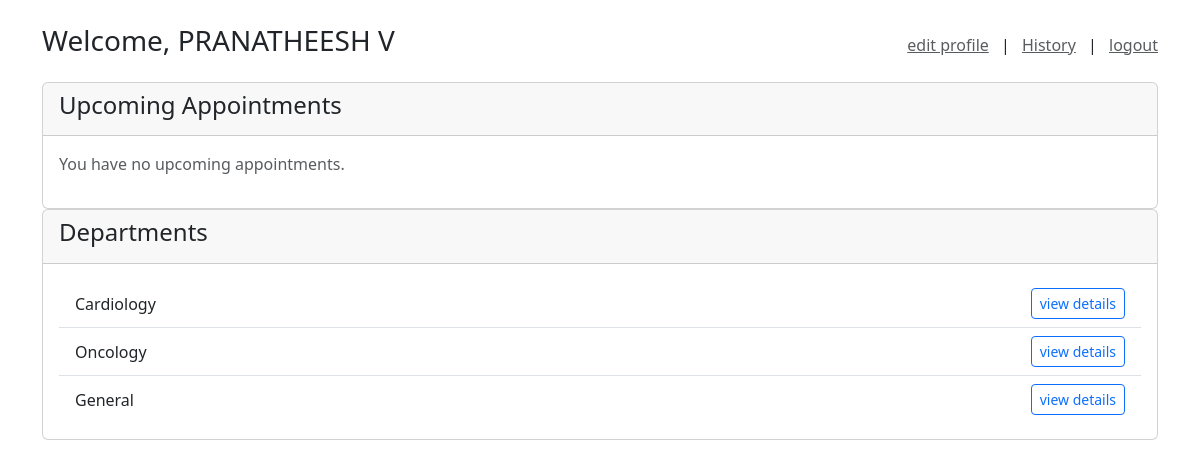
/dashboard (signed in), run on the app's committed database.
### models.py (models this page shows, shortened)
class Patient(db.Model, UserMixin):
    __tablename__ = 'patients'
    id = db.Column(db.Integer, primary_key=True)
    name = db.Column(db.String(120), nullable=False)
    email = db.Column(db.String(120), unique=True, nullable=False)
    password_hash = db.Column(db.String(200), nullable=False)
    age = db.Column(db.Integer)
    gender = db.Column(db.String(10))
    is_blacklisted = db.Column(db.Boolean, default=False, nullable=False)
    appointments = db.relationship('Appointment', backref='patient', lazy=True)

class Department(db.Model):
    __tablename__ = 'departments'
    id = db.Column(db.Integer, primary_key=True)
    name = db.Column(db.String(100), unique=True, nullable=False)
    description = db.Column(db.Text)
    doctors = db.relationship('Doctor', backref='department', lazy=True)

### app.py (the view)
@app.route('/dashboard')
@login_required
def dashboard():
    if session.get('role') == 'doctor':
         return redirect(url_for('doctor_dashboard'))
    departments = Department.query.all()
    upcoming_appts = Appointment.query.filter(
        Appointment.patient_id == current_user.id,
        Appointment.date >= date.today(),
        Appointment.status == 'Booked'
    ).order_by(Appointment.date, Appointment.time).all()
    return render_template('dashboard.html',
                           patient=current_user,
                           departments=departments,
                           appointments=upcoming_appts)

### app.py (called while the page is built)
@login_manager.user_loader
def load_user(user_id):
    role = session.get('role')
    if role == 'doctor':
        return db.session.get(Doctor, int(user_id))
    else:
        return db.session.get(Patient, int(user_id))

### templates/dashboard.html
{% extends 'layout.html' %}
{% block content %}
<div class="d-flex justify-content-between align-items-center mb-3">
    <h3>Welcome, {{ patient.name }}</h3>
    <div>
        <a href="{{ url_for('edit_profile') }}" class="text-muted me-2">edit profile</a> |
        <a href="{{ url_for('patient_history') }}" class="text-muted mx-2">History</a> |
        <a href="{{ url_for('logout') }}" class="text-muted ms-2">logout</a>
    </div>
</div>
<div class="card">
    <div class="card-header">
        <h4>Upcoming Appointments</h4>
    </div>
    <div class="card-body">
        {% if appointments %}
            <table class="table table-hover">
                <thead>
                    <tr>
                        <th scope="col">Sr No.</th>
                        <th scope="col">Doctor Name</th>
                        <th scope="col">Department</th>
                        <th scope="col">Date</th>
                        <th scope="col">Time</th>
                        <th scope="col">Action</th>
                    </tr>
                </thead>
                <tbody>
                    {% for appt in appointments %}
                    <tr>
                        <td>{{ loop.index }}</td>
                        <td>{{ appt.doctor.name }}</td>
                        <td>{{ appt.doctor.department.name }}</td>
                        <td>{{ appt.date.strftime('%d/%m/%Y') }}</td>
                        <td>{{ appt.time.strftime('%I:%M %p') }}</td>
                        <td>
                            <form action="{{ url_for('cancel_appointment', appt_id=appt.id) }}" method="POST" onsubmit="return confirm('Are you sure you want to cancel this appointment?');">
                                <button type="submit" class="btn btn-danger btn-sm">cancel</button>
                            </form>
                        </td>
                    </tr>
                    {% endfor %}
                </tbody>
            </table>
        {% else %}
            <p class="text-muted">You have no upcoming appointments.</p>
        {% endif %}
    </div>
</div>
<div class="card">
    <div class="card-header">
        <h4>Departments</h4>
    </div>
    <div class="card-body">
        <ul class="list-group list-group-flush">
            {% for dept in departments %}
            <li class="list-group-item d-flex justify-content-between align-items-center">
                {{ dept.name }}
                <a href="{{ url_for('department_detail', dept_id=dept.id) }}" class="btn btn-outline-primary btn-sm">view details</a>
            </li>
            {% endfor %}
        </ul>
    </div>
</div>
{% endblock %}

### data on the page
Patient: name "PRANATHEESH V"
Department: name "Cardiology"
Department: name "Oncology"
Department: name "General"
